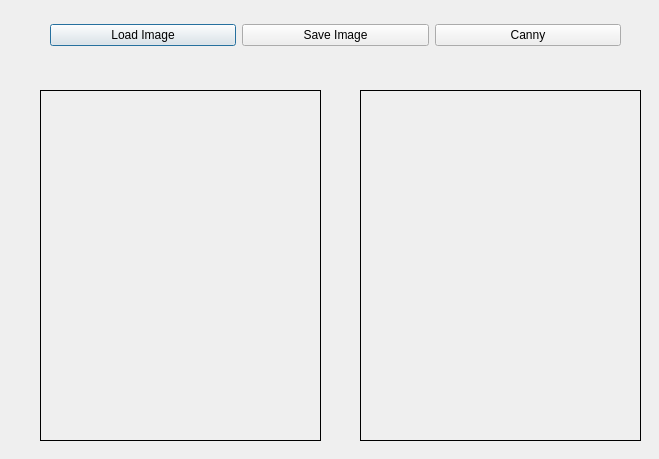
<?xml version="1.0" encoding="UTF-8"?>
<ui version="4.0">
 <class>Dialog</class>
 <widget class="QDialog" name="Dialog">
  <property name="geometry">
   <rect>
    <x>0</x>
    <y>0</y>
    <width>659</width>
    <height>459</height>
   </rect>
  </property>
  <property name="windowTitle">
   <string>Dialog</string>
  </property>
  <widget class="QLabel" name="imgLabel1">
   <property name="geometry">
    <rect>
     <x>40</x>
     <y>90</y>
     <width>281</width>
     <height>351</height>
    </rect>
   </property>
   <property name="frameShape">
    <enum>QFrame::Box</enum>
   </property>
   <property name="text">
    <string/>
   </property>
  </widget>
  <widget class="QLabel" name="imgLabel2">
   <property name="geometry">
    <rect>
     <x>360</x>
     <y>90</y>
     <width>281</width>
     <height>351</height>
    </rect>
   </property>
   <property name="frameShape">
    <enum>QFrame::Box</enum>
   </property>
   <property name="text">
    <string/>
   </property>
  </widget>
  <widget class="QWidget" name="">
   <property name="geometry">
    <rect>
     <x>50</x>
     <y>20</y>
     <width>571</width>
     <height>31</height>
    </rect>
   </property>
   <layout class="QHBoxLayout" name="horizontalLayout">
    <item>
     <widget class="QPushButton" name="button1">
      <property name="text">
       <string>Load Image</string>
      </property>
     </widget>
    </item>
    <item>
     <widget class="QPushButton" name="button2">
      <property name="text">
       <string>Save Image</string>
      </property>
     </widget>
    </item>
    <item>
     <widget class="QPushButton" name="button3">
      <property name="text">
       <string>Canny</string>
      </property>
     </widget>
    </item>
   </layout>
  </widget>
 </widget>
 <resources/>
 <connections/>
</ui>
